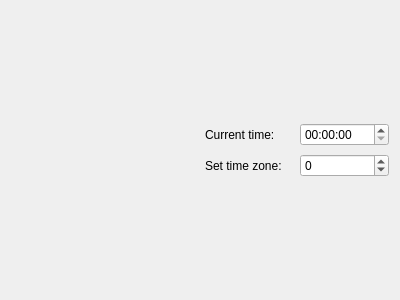
<ui version="4.0" >
 <author></author>
 <comment></comment>
 <exportmacro></exportmacro>
 <class>WorldTimeForm</class>
 <widget class="QWidget" name="WorldTimeForm" >
  <property name="geometry" >
   <rect>
    <x>0</x>
    <y>0</y>
    <width>400</width>
    <height>300</height>
   </rect>
  </property>
  <property name="windowTitle" >
   <string>World Time Clock</string>
  </property>
  <layout class="QHBoxLayout" >
   <property name="margin" >
    <number>9</number>
   </property>
   <property name="spacing" >
    <number>6</number>
   </property>
   <item>
    <widget class="WorldTimeClock" name="worldTimeClock" />
   </item>
   <item>
    <layout class="QVBoxLayout" >
     <property name="margin" >
      <number>1</number>
     </property>
     <property name="spacing" >
      <number>6</number>
     </property>
     <item>
      <spacer>
       <property name="orientation" >
        <enum>Qt::Vertical</enum>
       </property>
       <property name="sizeHint" >
        <size>
         <width>20</width>
         <height>40</height>
        </size>
       </property>
      </spacer>
     </item>
     <item>
      <layout class="QHBoxLayout" >
       <property name="margin" >
        <number>1</number>
       </property>
       <property name="spacing" >
        <number>6</number>
       </property>
       <item>
        <widget class="QLabel" name="label" >
         <property name="text" >
          <string>Current time:</string>
         </property>
        </widget>
       </item>
       <item>
        <widget class="QTimeEdit" name="timeEdit" />
       </item>
      </layout>
     </item>
     <item>
      <layout class="QHBoxLayout" >
       <property name="margin" >
        <number>1</number>
       </property>
       <property name="spacing" >
        <number>6</number>
       </property>
       <item>
        <widget class="QLabel" name="label_2" >
         <property name="text" >
          <string>Set time zone:</string>
         </property>
        </widget>
       </item>
       <item>
        <widget class="QSpinBox" name="spinBox" >
         <property name="maximum" >
          <number>12</number>
         </property>
         <property name="minimum" >
          <number>-12</number>
         </property>
        </widget>
       </item>
      </layout>
     </item>
     <item>
      <spacer>
       <property name="orientation" >
        <enum>Qt::Vertical</enum>
       </property>
       <property name="sizeHint" >
        <size>
         <width>20</width>
         <height>40</height>
        </size>
       </property>
      </spacer>
     </item>
    </layout>
   </item>
  </layout>
 </widget>
 <pixmapfunction></pixmapfunction>
 <customwidgets>
  <customwidget>
   <class>WorldTimeClock</class>
   <extends></extends>
   <header>worldtimeclock.h</header>
   <container>0</container>
   <pixmap></pixmap>
  </customwidget>
 </customwidgets>
 <resources/>
 <connections>
  <connection>
   <sender>spinBox</sender>
   <signal>valueChanged(int)</signal>
   <receiver>worldTimeClock</receiver>
   <slot>setTimeZone(int)</slot>
   <hints>
    <hint type="sourcelabel" >
     <x>339</x>
     <y>166</y>
    </hint>
    <hint type="destinationlabel" >
     <x>157</x>
     <y>230</y>
    </hint>
   </hints>
  </connection>
  <connection>
   <sender>worldTimeClock</sender>
   <signal>updated(QTime)</signal>
   <receiver>timeEdit</receiver>
   <slot>setTime(QTime)</slot>
   <hints>
    <hint type="sourcelabel" >
     <x>141</x>
     <y>59</y>
    </hint>
    <hint type="destinationlabel" >
     <x>291</x>
     <y>133</y>
    </hint>
   </hints>
  </connection>
 </connections>
</ui>
